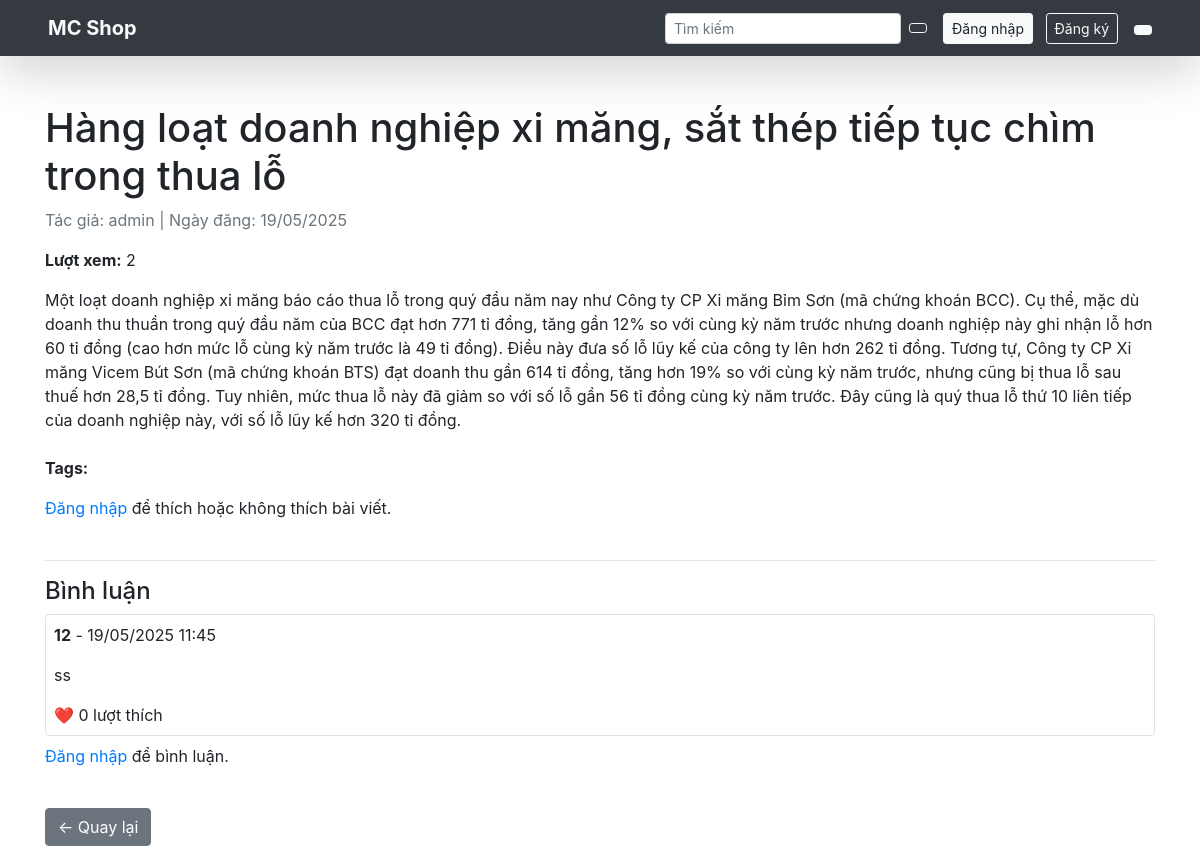
Page /product/7/ on the committed database.
### home/models.py (models this page shows, shortened)
class Post(models.Model):
    title = models.CharField(max_length=200)
    author = models.ForeignKey(User, on_delete=models.CASCADE)
    content = models.TextField()
    tags = models.CharField(max_length=100, blank=True)
    img = models.ImageField(upload_to='post_images/', blank=True, null=True)
    created_at = models.DateTimeField(auto_now_add=True)
    updated_at = models.DateTimeField(auto_now=True)
    price = models.DecimalField(max_digits=10, decimal_places=2, default=0.00)
    stock = models.PositiveIntegerField(default=0)
    is_available = models.BooleanField(default=True)
    likes = models.PositiveIntegerField(default=0)
    views = models.PositiveIntegerField(default=0)
    dislikes = models.ManyToManyField(User, related_name='disliked_posts', blank=True)
    title = models.CharField(max_length=200)
    author = models.ForeignKey(User, on_delete=models.CASCADE)
    content = models.TextField()
    tags = models.CharField(max_length=100, blank=True)
    img = models.ImageField(upload_to='post_images/', blank=True, null=True)
    created_at = models.DateTimeField(auto_now_add=True)
    updated_at = models.DateTimeField(auto_now=True)
    price = models.DecimalField(max_digits=10, decimal_places=2, default=0.00)
    stock = models.PositiveIntegerField(default=0)  # Số lượng hàng tồn
    is_available = models.BooleanField(default=True)
    likes = models.PositiveIntegerField(default=0)
    views = models.PositiveIntegerField(default=0)

class Comment(models.Model):
    post = models.ForeignKey(Post, on_delete=models.CASCADE, related_name='comments')
    user = models.ForeignKey(User, on_delete=models.CASCADE)
    content = models.TextField()
    created_at = models.DateTimeField(auto_now_add=True)
    likes = models.ManyToManyField(User, related_name='liked_comments', blank=True)
    def total_likes(self):
        return self.likes.count()

### home/views.py (the view)
# urls.py: path('product/<int:post_id>/', views.product_detail, name='product_detail'),
def product_detail(request, post_id):
    post = get_object_or_404(Post, id=post_id)
    post.views += 1
    post.save(update_fields=['views'])
    comments = post.comments.all()
    if request.method == 'POST':
        form = CommentForm(request.POST)
        if form.is_valid():
            comment = form.save(commit=False)
            comment.post = post
            comment.user = request.user
            comment.save()
            return redirect('product_detail', post_id=post.id)
    else:
        form = CommentForm()
    return render(request, 'product_detail.html', {'post': post, 'comments': comments, 'form': form})

### home/forms.py
class CommentForm(forms.ModelForm):
    class Meta:
        model = Comment
        fields = ['content']
        widgets = {
            'content': forms.Textarea(attrs={'class': 'form-control', 'rows': 3, 'placeholder': 'Viết bình luận...'}),
        }

### home/templates/product_detail.html (shortened to what this page needs)
<!DOCTYPE html>
<html lang="en">
<head>
    <link href="https://stackpath.bootstrapcdn.com/bootstrap/4.5.2/css/bootstrap.min.css" rel="stylesheet">
</head>
<body>
    {% include 'navbar.html' %}
    <div class="container mt-5">
        <h1>{{ post.title }}</h1>
        <p class="text-muted">Tác giả: {{ post.author }} | Ngày đăng: {{ post.created_at|date:"d/m/Y" }}</p>
        <p><strong>Lượt xem:</strong> {{ post.views }}</p>
        <div class="content mb-4">
            {{ post.content|safe }}
        </div>
        <p><strong>Tags:</strong> {{ post.tags }}</p>
        <div class="d-flex align-items-center mb-4">
            {% if user.is_authenticated %}
                <form action="{% url 'like_post' post.id %}" method="post" class="mr-2">
                    {% csrf_token %}
                    <button class="btn btn-outline-primary">👍 Like ({{ post.total_likes }})</button>
                </form>
                <form action="{% url 'dislike_post' post.id %}" method="post">
                    {% csrf_token %}
                    <button class="btn btn-outline-secondary">👎 Dislike ({{ post.total_dislikes }})</button>
                </form>
            {% else %}
                <p><a href="{% url 'login' %}">Đăng nhập</a> để thích hoặc không thích bài viết.</p>
            {% endif %}
        </div>
        <hr>
        <h4>Bình luận</h4>
        {% for comment in comments %}
            <div class="border rounded p-2 mb-2">
                <p><strong>{{ comment.user.username }}</strong> - {{ comment.created_at|date:"d/m/Y H:i" }}</p>
                <p>{{ comment.content }}</p>
                <div>
                    ❤️ {{ comment.total_likes }} lượt thích
                </div>
            </div>
        {% empty %}
            <p>Chưa có bình luận nào.</p>
        {% endfor %}
        {% if user.is_authenticated %}
            <hr>
            <h5>Viết bình luận</h5>
            <form method="POST">
                {% csrf_token %}
                {{ form.as_p }}
                <button type="submit" class="btn btn-primary">Gửi bình luận</button>
            </form>
        {% else %}
            <p><a href="{% url 'login' %}">Đăng nhập</a> để bình luận.</p>
        {% endif %}
        <a href="/" class="btn btn-secondary mt-4">← Quay lại</a>
    </div>
</body>
</html>

### rows in the picture
Post: title "Hàng loạt doanh nghiệp xi măng, sắt thép tiếp tục chìm trong thua lỗ", author "admin", created_at "19/05/2025", views "2", content "Một loạt doanh nghiệp xi măng báo cáo thua lỗ trong quý đầu năm nay như Công ty CP Xi măng Bỉm Sơn (mã chứng khoán BCC). Cụ thể, mặc dù doanh thu thuần trong quý đầu năm của BCC đạt hơn 771 tỉ đồng, tăng gần 12% so với cùng kỳ năm trước nhưng doanh nghiệp này ghi nhận lỗ hơn 60 tỉ đồng (cao hơn mức lỗ cùng kỳ năm trước là 49 tỉ đồng). Điều này đưa số lỗ lũy kế của công ty lên hơn 262 tỉ đồng. Tương tự, Công ty CP Xi măng Vicem Bút Sơn (mã chứng khoán BTS) đạt doanh thu gần 614 tỉ đồng, tăng hơn 19% so với cùng kỳ năm trước, nhưng cũng bị thua lỗ sau thuế hơn 28,5 tỉ đồng. Tuy nhiên, mức thua lỗ này đã giảm so với số lỗ gần 56 tỉ đồng cùng kỳ năm trước. Đây cũng là quý thua lỗ thứ 10 liên…"
Comment: user.username "12", created_at "19/05/2025 11:45", content "ss", total_likes "0"
